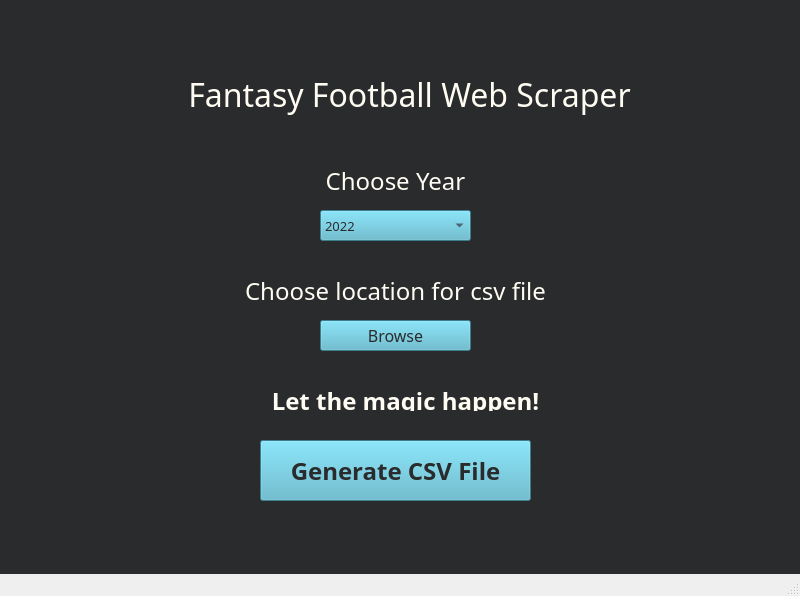
<?xml version="1.0" encoding="UTF-8"?>
<ui version="4.0">
 <class>MainWindow</class>
 <widget class="QMainWindow" name="MainWindow">
  <property name="geometry">
   <rect>
    <x>0</x>
    <y>0</y>
    <width>800</width>
    <height>596</height>
   </rect>
  </property>
  <property name="windowTitle">
   <string>MainWindow</string>
  </property>
  <widget class="QWidget" name="centralwidget">
   <property name="styleSheet">
    <string notr="true">background-color: rgb(42, 43, 44);</string>
   </property>
   <widget class="QLabel" name="MenuHeader">
    <property name="geometry">
     <rect>
      <x>90</x>
      <y>50</y>
      <width>639</width>
      <height>89</height>
     </rect>
    </property>
    <property name="font">
     <font>
      <family>NFL Chiefs</family>
      <pointsize>24</pointsize>
     </font>
    </property>
    <property name="layoutDirection">
     <enum>Qt::LeftToRight</enum>
    </property>
    <property name="autoFillBackground">
     <bool>false</bool>
    </property>
    <property name="styleSheet">
     <string notr="true">color: rgb(255, 252, 243);</string>
    </property>
    <property name="text">
     <string>Fantasy Football Web Scraper</string>
    </property>
    <property name="alignment">
     <set>Qt::AlignCenter</set>
    </property>
   </widget>
   <widget class="QComboBox" name="year_select">
    <property name="geometry">
     <rect>
      <x>320</x>
      <y>210</y>
      <width>151</width>
      <height>31</height>
     </rect>
    </property>
    <property name="font">
     <font>
      <family>Arial Black</family>
      <pointsize>10</pointsize>
      <weight>50</weight>
      <italic>false</italic>
      <bold>false</bold>
      <underline>false</underline>
      <kerning>false</kerning>
     </font>
    </property>
    <property name="styleSheet">
     <string notr="true">color: rgb(42, 43, 44);
selection-color: rgb(255, 255, 255);
background-color: rgb(82, 178, 200);</string>
    </property>
    <property name="editable">
     <bool>false</bool>
    </property>
    <property name="currentText">
     <string>2022</string>
    </property>
    <property name="currentIndex">
     <number>22</number>
    </property>
    <property name="insertPolicy">
     <enum>QComboBox::InsertAtTop</enum>
    </property>
    <item>
     <property name="text">
      <string>2000</string>
     </property>
    </item>
    <item>
     <property name="text">
      <string>2001</string>
     </property>
    </item>
    <item>
     <property name="text">
      <string>2002</string>
     </property>
    </item>
    <item>
     <property name="text">
      <string>2003</string>
     </property>
    </item>
    <item>
     <property name="text">
      <string>2004</string>
     </property>
    </item>
    <item>
     <property name="text">
      <string>2005</string>
     </property>
    </item>
    <item>
     <property name="text">
      <string>2006</string>
     </property>
    </item>
    <item>
     <property name="text">
      <string>2007</string>
     </property>
    </item>
    <item>
     <property name="text">
      <string>2008</string>
     </property>
    </item>
    <item>
     <property name="text">
      <string>2009</string>
     </property>
    </item>
    <item>
     <property name="text">
      <string>2010</string>
     </property>
    </item>
    <item>
     <property name="text">
      <string>2011</string>
     </property>
    </item>
    <item>
     <property name="text">
      <string>2012</string>
     </property>
    </item>
    <item>
     <property name="text">
      <string>2013</string>
     </property>
    </item>
    <item>
     <property name="text">
      <string>2014</string>
     </property>
    </item>
    <item>
     <property name="text">
      <string>2015</string>
     </property>
    </item>
    <item>
     <property name="text">
      <string>2016</string>
     </property>
    </item>
    <item>
     <property name="text">
      <string>2017</string>
     </property>
    </item>
    <item>
     <property name="text">
      <string>2018</string>
     </property>
    </item>
    <item>
     <property name="text">
      <string>2019</string>
     </property>
    </item>
    <item>
     <property name="text">
      <string>2020</string>
     </property>
    </item>
    <item>
     <property name="text">
      <string>2021</string>
     </property>
    </item>
    <item>
     <property name="text">
      <string>2022</string>
     </property>
    </item>
   </widget>
   <widget class="QLabel" name="label">
    <property name="geometry">
     <rect>
      <x>300</x>
      <y>170</y>
      <width>191</width>
      <height>21</height>
     </rect>
    </property>
    <property name="font">
     <font>
      <family>NFL Chiefs</family>
      <pointsize>18</pointsize>
     </font>
    </property>
    <property name="styleSheet">
     <string notr="true">color: rgb(255, 252, 243);</string>
    </property>
    <property name="text">
     <string>Choose Year</string>
    </property>
    <property name="alignment">
     <set>Qt::AlignCenter</set>
    </property>
   </widget>
   <widget class="QLabel" name="label_2">
    <property name="geometry">
     <rect>
      <x>180</x>
      <y>280</y>
      <width>431</width>
      <height>21</height>
     </rect>
    </property>
    <property name="font">
     <font>
      <family>NFL Chiefs</family>
      <pointsize>18</pointsize>
     </font>
    </property>
    <property name="styleSheet">
     <string notr="true">color: rgb(255, 252, 243);</string>
    </property>
    <property name="text">
     <string>Choose location for csv file</string>
    </property>
    <property name="alignment">
     <set>Qt::AlignCenter</set>
    </property>
   </widget>
   <widget class="QPushButton" name="Browse_Button">
    <property name="geometry">
     <rect>
      <x>320</x>
      <y>320</y>
      <width>151</width>
      <height>31</height>
     </rect>
    </property>
    <property name="font">
     <font>
      <family>Arial Black</family>
      <pointsize>12</pointsize>
     </font>
    </property>
    <property name="styleSheet">
     <string notr="true">color: rgb(42, 43, 44);
background-color: rgb(82, 178, 200);</string>
    </property>
    <property name="text">
     <string>Browse</string>
    </property>
   </widget>
   <widget class="QPushButton" name="CSV_Button">
    <property name="geometry">
     <rect>
      <x>260</x>
      <y>440</y>
      <width>271</width>
      <height>61</height>
     </rect>
    </property>
    <property name="font">
     <font>
      <family>Arial Black</family>
      <pointsize>18</pointsize>
      <weight>75</weight>
      <italic>false</italic>
      <bold>true</bold>
      <underline>false</underline>
     </font>
    </property>
    <property name="cursor">
     <cursorShape>PointingHandCursor</cursorShape>
    </property>
    <property name="styleSheet">
     <string notr="true">color: rgb(42, 43, 44);
background-color: rgb(82, 178, 200);</string>
    </property>
    <property name="text">
     <string>Generate CSV File</string>
    </property>
   </widget>
   <widget class="QLabel" name="label_3">
    <property name="geometry">
     <rect>
      <x>190</x>
      <y>390</y>
      <width>431</width>
      <height>21</height>
     </rect>
    </property>
    <property name="font">
     <font>
      <family>NFL Chiefs</family>
      <pointsize>18</pointsize>
      <weight>75</weight>
      <bold>true</bold>
     </font>
    </property>
    <property name="styleSheet">
     <string notr="true">color: rgb(255, 252, 243);</string>
    </property>
    <property name="text">
     <string>Let the magic happen!</string>
    </property>
    <property name="alignment">
     <set>Qt::AlignCenter</set>
    </property>
   </widget>
  </widget>
  <widget class="QMenuBar" name="menubar">
   <property name="geometry">
    <rect>
     <x>0</x>
     <y>0</y>
     <width>800</width>
     <height>21</height>
    </rect>
   </property>
  </widget>
  <widget class="QStatusBar" name="statusbar"/>
 </widget>
 <resources/>
 <connections/>
</ui>
